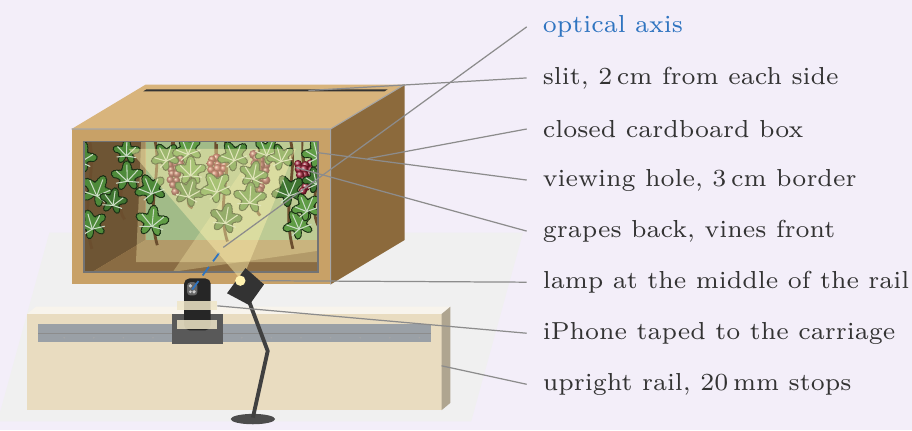
#> input picture report/figures/src/setup_panel.png, 912 x 431 px
$ python make_setup_panel.py
#> lines starting #> are read from the running program, lines starting #| are printed output that depends on the picture
"""Draw panel (a) of figures/capture_setup.png (the capture rig) in TikZ and paste it over the
old panel, keeping panel (b), the photo, and the image size unchanged.

Oblique view of a closed box: a large viewing hole (about 3 cm border at box scale), a slit across
the top near the back (2 cm from each side) through which the vines hang, grape clusters near the
back wall, leafy vines near the front, a phone on a stand level with the hole, the rail well in
front of the box and a lamp on the viewer's side lighting the scene.

    python3 make_setup_panel.py     (needs pdflatex, pdftoppm and Pillow)
"""
import math
import pathlib
import random
import subprocess

HERE = pathlib.Path(__file__).resolve().parent
FIG = HERE.parent / 'capture_setup.png'
rng = random.Random(11)
PW, PH = 9.12, 4.30

X0, Y0, X1, Y1 = 0.9, 1.9, 4.4, 4.0           # front face (about 1 unit = 17 cm)
DX, DY = 1.0, 0.6                              # depth direction
B = 0.17                                       # 3 cm border
HX0, HY0, HX1, HY1 = X0 + B, Y0 + B, X1 - B, Y1 - B
S = 0.12                                       # 2 cm slit inset
F = 0.85                                       # slit position along the depth


def P(x, y, d):
    return x + d * DX, y + d * DY


def vine_leaf(cx, cy, s, rot, fill):
    pts = []
    for k in range(360):
        t = 2 * math.pi * k / 360
        lobes = 0.78 + 0.22 * math.cos(5 * (t - math.pi / 2))
        teeth = 0.045 * abs(math.sin(22 * t))
        sinus = 1 - 0.55 * math.exp(-((t - 3 * math.pi / 2) / 0.22) ** 2)
        r = s * (lobes + teeth) * sinus * (0.85 if math.sin(t) < 0 else 1.0)
        pts.append((cx + r * math.cos(t + rot), cy + r * math.sin(t + rot)))
    path = ' -- '.join(f'({x:.3f},{y:.3f})' for x, y in pts)
    out = [f'\\fill[{fill}] {path} -- cycle;', f'\\draw[leafedge, line width=0.25pt] {path} -- cycle;']
    for k in range(5):
        t = math.pi / 2 + 2 * math.pi * (k - 2) / 5 * 0.8
        out.append(f'\\draw[leafvein, line width=0.3pt] ({cx:.3f},{cy - 0.25 * s:.3f}) -- '
                   f'({cx + 0.8 * s * math.cos(t + rot):.3f},{cy + 0.8 * s * math.sin(t + rot):.3f});')
    return '\n'.join(out)


def cluster(cx, cy, r, length, shade):
    """A natural bunch: a tapering cone of jittered, overlapping berries drawn back to front."""
    berries = []
    n_rows = int(length / (1.25 * r))
    for i in range(n_rows):
        frac = i / max(n_rows - 1, 1)
        width = (1 - 0.75 * frac) * 5.0 * r * (1.0 if frac > 0.12 else 0.8)
        n = max(1, round(width / (1.4 * r)))
        for j in range(n):
            x = cx + (j - (n - 1) / 2) * 1.4 * r + rng.uniform(-0.35, 0.35) * r + 0.25 * r * math.sin(3 * frac)
            y = cy - i * 1.25 * r + rng.uniform(-0.25, 0.25) * r
            berries.append((y, x, r * rng.uniform(0.85, 1.1)))
    berries.sort(reverse=True)
    out = [f'\\draw[stem, line width=0.45pt] ({cx:.3f},{cy + 0.2:.3f}) -- ({cx:.3f},{cy:.3f});']
    out += [f'\\shade[ball color={shade}] ({x:.3f},{y:.3f}) circle ({rr:.3f});' for y, x, rr in berries]
    return '\n'.join(out)


inside = []
bx0, by0 = P(X0, Y0, 1)
bx1, by1 = P(X1, Y1, 1)
inside.append(f'\\fill[wallL] ({X0},{Y0}) -- ({bx0},{by0}) -- ({bx0},{by1}) -- ({X0},{Y1}) -- cycle;')
inside.append(f'\\fill[floorc] ({X0},{Y0}) -- ({X1},{Y0}) -- ({bx1},{by0}) -- ({bx0},{by0}) -- cycle;')
inside.append(f'\\fill[ceilc] ({X0},{Y1}) -- ({X1},{Y1}) -- ({bx1},{by1}) -- ({bx0},{by1}) -- cycle;')
inside.append(f'\\fill[backwall] ({bx0},{by0}) rectangle ({bx1},{by1});')
sx0, sy = P(X0 + S, Y1, F)
sx1, _ = P(X1 - S, Y1, F)
inside.append(f'\\fill[lit, opacity=0.35] ({sx0:.2f},{sy:.2f}) -- ({sx1:.2f},{sy:.2f}) -- ({sx1 - 0.1:.2f},{Y0 + 0.3:.2f}) -- ({sx0 - 0.1:.2f},{Y0 + 0.3:.2f}) -- cycle;')
inside.append(f'\\fill[lit, opacity=0.30] ({HX0 + 1.2},{HY0}) -- ({HX1 + 0.8},{HY0 + 0.4}) -- ({HX1 + 0.8},{HY1}) -- ({HX0 + 2.4},{HY1}) -- cycle;')
for u in [0.12, 0.3, 0.48, 0.66, 0.84]:
    x, y = P(X0 + S + u * (X1 - X0 - 2 * S), Y1, F)
    hang = rng.uniform(0.75, 1.05)
    inside.append(f'\\draw[stem, line width=0.55pt] ({x:.3f},{y:.3f}) .. controls ({x + 0.05:.3f},{y - 0.4:.3f}) '
                  f'and ({x - 0.05:.3f},{y - 0.8:.3f}) .. ({x + 0.02:.3f},{y - hang:.3f});')
    inside.append(cluster(x + 0.02, y - hang + 0.05, 0.058, rng.uniform(0.5, 0.65), rng.choice(['grapeA', 'grapeB'])))
for u, drop in [(0.02, 1.5), (0.16, 1.1), (0.3, 1.45), (0.45, 0.95), (0.6, 1.4), (0.74, 1.05), (0.88, 1.5), (0.99, 1.2)]:
    x = HX0 + u * (HX1 - HX0)
    y = HY1 + 0.05
    inside.append(f'\\draw[stem, line width=0.8pt] ({x:.3f},{y:.3f}) .. controls ({x + 0.12:.3f},{y - 0.45:.3f}) '
                  f'and ({x - 0.12:.3f},{y - 0.9:.3f}) .. ({x + 0.04:.3f},{y - drop:.3f});')
    for k in range(3):
        f = (k + 0.6) / 3.3
        inside.append(vine_leaf(x + rng.uniform(-0.18, 0.18), y - f * drop, rng.uniform(0.17, 0.23),
                                rng.uniform(-0.6, 0.6), rng.choice(['leafA', 'leafB', 'leafC'])))

tex = r'''\documentclass[tikz,border=0pt]{standalone}
\usepackage[T1]{fontenc}
\usepackage{lmodern}
\definecolor{bg}{HTML}{F3EEF9}
\definecolor{card}{HTML}{C8A167}\definecolor{cardtop}{HTML}{D8B47C}\definecolor{cardside}{HTML}{8C6A3C}
\definecolor{wallL}{HTML}{6E5534}\definecolor{floorc}{HTML}{8A6C43}\definecolor{ceilc}{HTML}{4A3A24}
\definecolor{backwall}{HTML}{6F9E73}\definecolor{lit}{HTML}{FFF2B0}
\definecolor{leafA}{HTML}{4E8A3A}\definecolor{leafB}{HTML}{5F9C45}\definecolor{leafC}{HTML}{3F7531}
\definecolor{grapeA}{HTML}{A3243B}\definecolor{grapeB}{HTML}{8A1E3A}\definecolor{stemc}{HTML}{6B4E2E}
\definecolor{railc}{HTML}{E9DCC0}\definecolor{tape}{HTML}{EFE6C8}\definecolor{steel}{HTML}{9AA0A6}\definecolor{axis}{HTML}{2F74C0}
\tikzset{stem/.style={stemc}, leafedge/.style={black!60!leafC}, leafvein/.style={white!70!leafA},
         lab/.style={font=\scriptsize, anchor=west, text=black!80}, lead/.style={black!45, line width=0.35pt}}
\begin{document}
\begin{tikzpicture}
\useasboundingbox (0,0) rectangle (''' + f'{PW},{PH}' + r''');
\fill[bg] (0,0) rectangle (''' + f'{PW},{PH}' + r''');
\begin{scope}[shift={(0.05,0.05)}, scale=0.74]
\fill[black!6] (-0.1,0.05) -- (6.3,0.05) -- (7.0,2.6) -- (0.6,2.6) -- cycle;
\fill[cardtop] (''' + f'{X0},{Y1}) -- ({X1},{Y1}) -- ({X1 + DX},{Y1 + DY}) -- ({X0 + DX},{Y1 + DY}' + r''') -- cycle;
\fill[cardside] (''' + f'{X1},{Y0}) -- ({X1 + DX},{Y0 + DY}) -- ({X1 + DX},{Y1 + DY}) -- ({X1},{Y1}' + r''') -- cycle;
\fill[card] (''' + f'{X0},{Y0}) rectangle ({X1},{Y1}' + r''');
\fill[black!80] (''' + f'{sx0:.3f},{sy:.3f}) -- ({sx1:.3f},{sy:.3f}) -- ({sx1 + 0.04:.3f},{sy + 0.025:.3f}) -- ({sx0 + 0.04:.3f},{sy + 0.025:.3f}' + r''') -- cycle;
\begin{scope}
\clip (''' + f'{HX0},{HY0}) rectangle ({HX1},{HY1}' + r''');
''' + '\n'.join(inside) + r'''
\end{scope}
\draw[black!55, line width=0.5pt] (''' + f'{HX0},{HY0}) rectangle ({HX1},{HY1}' + r''');
\draw[black!35, line width=0.3pt] (''' + f'{X0},{Y1}) -- ({X1},{Y1}) -- ({X1},{Y0}) ({X1},{Y1}) -- ({X1 + DX},{Y1 + DY})' + r''';
% rail: a drawer slide on a board standing upright on the table, well in front of the box
\fill[railc] (0.3,0.2) rectangle (5.9,1.5);
\fill[white!70!railc] (0.3,1.5) -- (5.9,1.5) -- (6.02,1.6) -- (0.42,1.6) -- cycle;
\fill[black!25!railc] (5.9,0.2) -- (6.02,0.3) -- (6.02,1.6) -- (5.9,1.5) -- cycle;
\fill[steel] (0.45,1.12) rectangle (5.75,1.36);
\draw[black!45, line width=0.3pt] (0.45,1.24) -- (5.75,1.24);
\foreach \x in {0.8,1.2,...,5.6} \fill[black!35] (\x,1.18) circle (0.012);
\fill[black!65] (2.25,1.1) rectangle (2.95,1.5);
% phone on a short holder on the carriage, camera facing the box
\fill[black!85, rounded corners=1.5pt] (2.42,1.28) rectangle (2.78,1.98);
\fill[tape, opacity=0.85] (2.33,1.3) rectangle (2.87,1.42);
\fill[tape, opacity=0.85] (2.33,1.55) rectangle (2.87,1.67);
\fill[black!60, rounded corners=1pt] (2.46,1.75) rectangle (2.6,1.93);
\fill[black!20] (2.505,1.88) circle (0.025) (2.555,1.8) circle (0.025) (2.505,1.8) circle (0.02);
\draw[axis, densely dashed, line width=0.5pt] (2.53,1.83) -- (2.95,2.4);
% lamp at the middle of the rail, on the viewer's side, shining straight into the box
\fill[lit, opacity=0.45] (3.2,1.95) -- (''' + f'{HX0 + 0.6},{HY1 - 0.1}) -- ({HX1 - 0.3},{HY1 - 0.1}' + r''') -- cycle;
\fill[black!70] (3.35,0.08) ellipse (0.3 and 0.07);
\draw[black!75, line width=1.1pt] (3.35,0.1) -- (3.55,1.0) -- (3.25,1.8);
\fill[black!80] (3.0,1.78) -- (3.25,2.12) -- (3.5,1.9) -- (3.3,1.62) -- cycle;
\fill[lit] (3.18,1.95) circle (0.07);
\draw[lead] (2.95,2.4) -- (7.05,5.38); \node[lab, text=axis] at (7.1,5.38) {optical axis};
\draw[lead] ''' + f'({(sx0 + sx1) / 2 + 0.6:.2f},{sy + 0.01:.2f})' + r''' -- (7.05,4.69); \node[lab] at (7.1,4.69) {slit, 2\,cm from each side};
\draw[lead] (''' + f'{X1 + 0.5},{Y1 - 0.4}' + r''') -- (7.05,4.00); \node[lab] at (7.1,4.00) {closed cardboard box};
\draw[lead] (''' + f'{HX1},{HY1 - 0.15}' + r''') -- (7.05,3.31); \node[lab] at (7.1,3.31) {viewing hole, 3\,cm border};
\draw[lead] (''' + f'{HX1 - 0.3},{HY1 - 0.35}' + r''') -- (7.05,2.62); \node[lab] at (7.1,2.62) {grapes back, vines front};
\draw[lead] (3.45,1.95) -- (7.05,1.93); \node[lab] at (7.1,1.93) {lamp at the middle of the rail};
\draw[lead] (2.87,1.61) -- (7.05,1.24); \node[lab] at (7.1,1.24) {iPhone taped to the carriage};
\draw[lead] (5.9,0.8) -- (7.05,0.55); \node[lab] at (7.1,0.55) {upright rail, 20\,mm stops};
\end{scope}
\end{tikzpicture}
\end{document}
'''
(HERE / 'setup_panel.tex').write_text(tex)
subprocess.run(['pdflatex', '-interaction=nonstopmode', '-halt-on-error', 'setup_panel.tex'], cwd=HERE, check=True,
               stdout=subprocess.DEVNULL)
#> (this line was passed over: subprocess is not available in this run)
subprocess.run(['pdftoppm', '-png', '-r', '254', '-singlefile', 'setup_panel.pdf', 'setup_panel'], cwd=HERE, check=True)
#> (this line was passed over: subprocess is not available in this run)
from PIL import Image  # noqa: E402
panel = Image.open(HERE / 'setup_panel.png').convert('RGB').resize((912, 430), Image.LANCZOS)
fig = Image.open(HERE / 'capture_setup_original.png').convert('RGB')
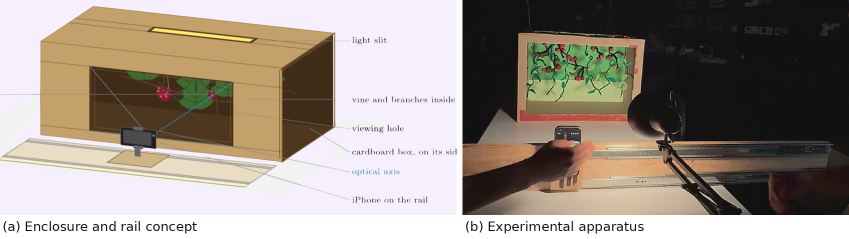
#> input picture report/figures/src/capture_setup_original.png, 1697 x 478 px (shown at 1/2 size)
#> fig is the input picture: PIL image 1697x478 RGB; mean R, G, B 154.4, 144, 134.8
fig.paste(panel, (0, 0))
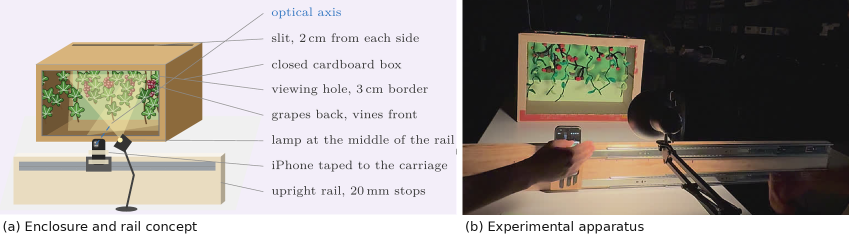
#> fig: PIL image 1697x478 RGB (shown at 1/2 size); mean R, G, B 163.2, 156.7, 150.7
fig.save(FIG)
for ext in ('aux', 'log'):
    (HERE / f'setup_panel.{ext}').unlink(missing_ok=True)
print('capture_setup.png updated', fig.size)
#| capture_setup.png updated (1697, 478)
